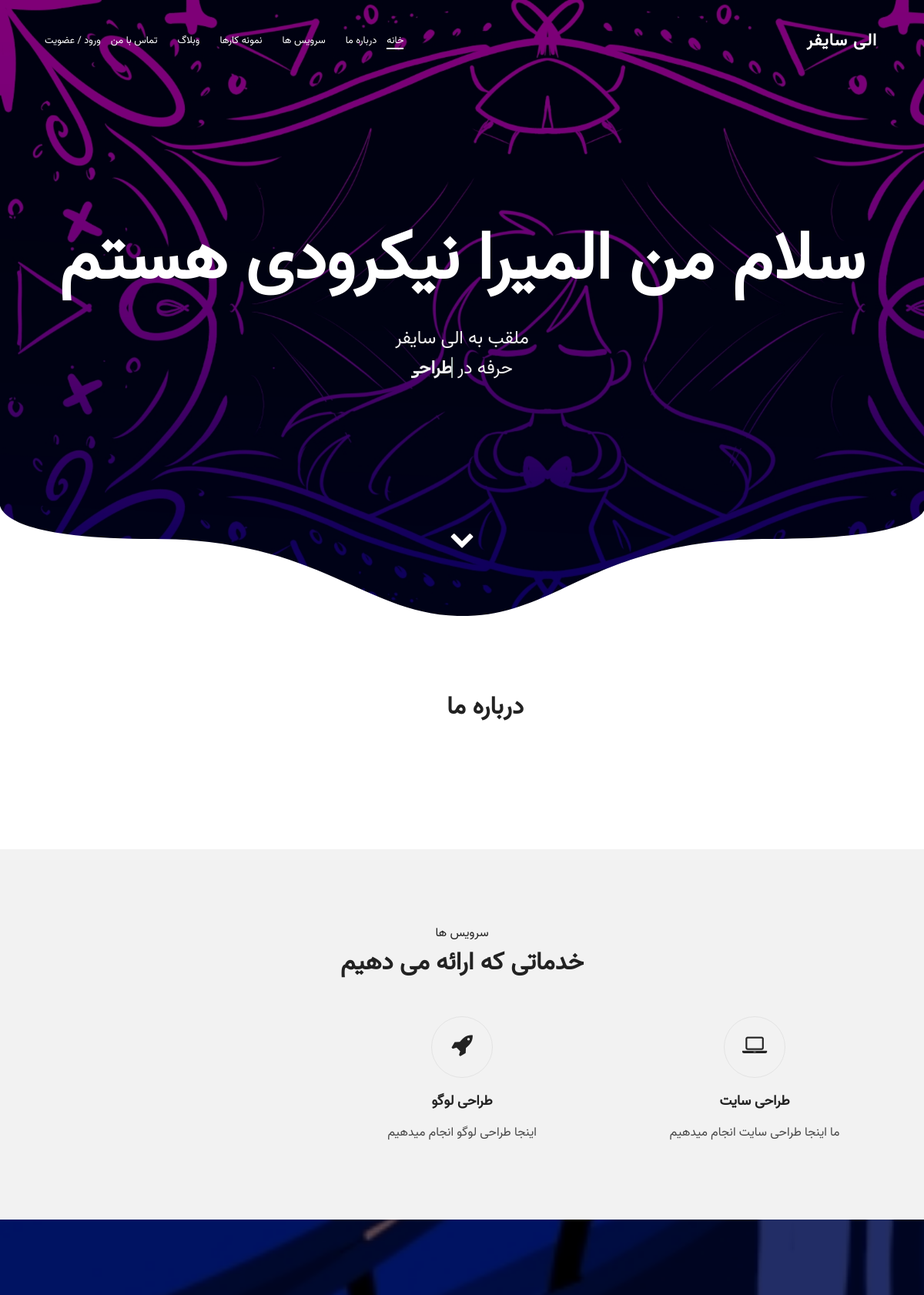
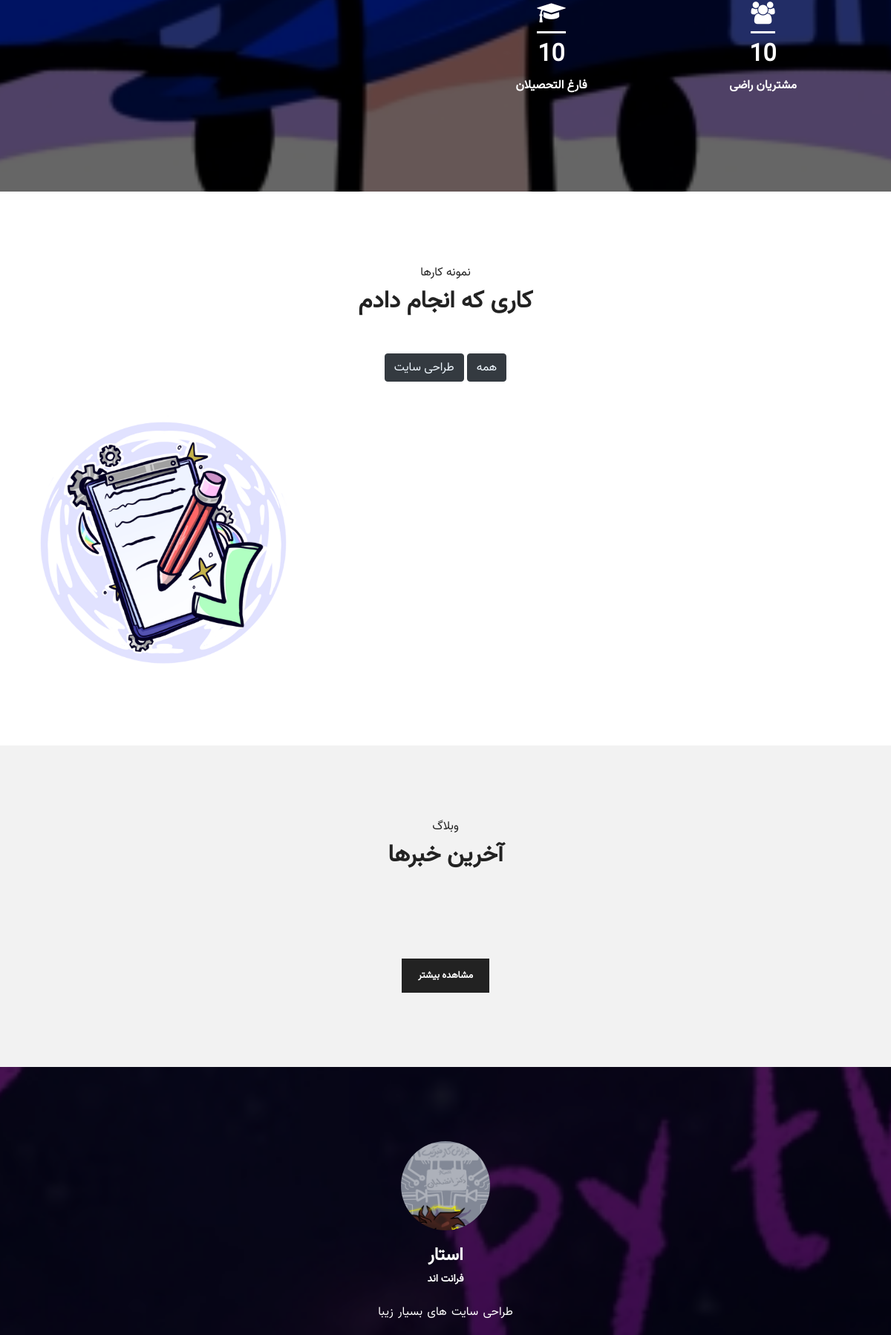
The page / (upper part) on the database its author committed (2 pictures, top to bottom).
### home/models.py (models this page shows, shortened)
class Service(models.Model):
    ICON_CHOICES = [
        ('globe','کره'),
        ('pencil','مداد'),
        ('laptop','لپ تاپ'),
        ('film','فیلم'),
        ('user','کاربر'),
        ('handshake-o','دست دادن'),
        ('book','کتاب'),
        ('line-chart','چارت'),
        ('graduation-cap','کلاه فارغ التحصیل'),
        ('gears','چرخ دنده'),
        ('mobile','موبایل'),
        ('support','ساپورت'),
        ('rocket','موشک'),
    ]
    title = models.CharField(max_length=120 , verbose_name= "عنوان سرویس")
    icon = models.CharField(choices=ICON_CHOICES , default='globe' ,max_length=100, verbose_name="آیکن")
    description = models.CharField(max_length=300 , verbose_name= "توضیحات")

class StatsSection(models.Model):
    ICON_CHOICES = [
        ('globe','کره'),
        ('users','کاربران'),
        ('thumbs-up','لایک'),
        ('trophy','جام'),
        ('edit','ویرایش'),
        ('gift','جایزه'),
        ('graduation-cap','کلاه فارغ التحصیل'),
        ('code','کد'),
        ('bolt','صاعقه'),
    ]
    title = models.CharField(max_length=120 , verbose_name="عنوان آمار")
    icon = models.CharField(choices=ICON_CHOICES , default='globe' ,max_length=100, verbose_name="آیکن")
    value = models.PositiveIntegerField(verbose_name="مقدار")

class Category(models.Model):
    title = models.CharField(max_length=100 , verbose_name='عنوان دسته بندی')
    slug = models.CharField(max_length=100 , unique= True , verbose_name= 'آدرس دسته بندی')
    class Meta:
        verbose_name = 'دسته‌بندی'
        verbose_name_plural = 'دسته‌بندی‌ها'

class Portfolio(models.Model):
    title = models.CharField(max_length=150, verbose_name='عنوان پروژه')
    slug = models.CharField(max_length=100, verbose_name='اسلاگ')
    category = models.ForeignKey(Category , on_delete= models.CASCADE , related_name= 'category', verbose_name='دسته‌بندی')
    employer = models.CharField(max_length=150, verbose_name='کارفرما')
    history = models.DateField(verbose_name='تاریخ انجام')
    address_project = models.CharField(max_length=200, verbose_name='آدرس پروژه')
    description=models.TextField(verbose_name='توضیحات')
    image = models.ImageField(upload_to = 'portfolio/', verbose_name='تصویر')
    created = models.DateTimeField(auto_now_add=True, verbose_name='تاریخ ایجاد')
    updated = models.DateTimeField(auto_now=True, verbose_name='تاریخ بروزرسانی')
    class Meta:
        verbose_name = 'نمونه‌کار'
        verbose_name_plural = 'نمونه‌کارها'

class TeamMember(models.Model):
    name = models.CharField(verbose_name = 'نام کاربر', max_length=100)
    role = models.CharField(verbose_name = 'نقش', max_length=100)
    bio = models.TextField(verbose_name = 'بیوگرافی')
    image = models.ImageField(upload_to = 'team_profile/',null = True , blank = True  , verbose_name='تصویر کاربر')
    class Meta:
        verbose_name = 'عضو تیم'
        verbose_name_plural = 'اعضای تیم'

### home/views.py (the view)
# urls.py: path('', HomeView.as_view() , name='home'),
class HomeView(View):
    template_name = 'home/index.html'
    form_class = ContactForm
    def get(self,requset , cat_slug = None):
        post = Post.objects.filter(status = 'p')
        about_us = AboutUs.objects.first()
        service = Service.objects.all()
        stats = StatsSection.objects.all()
        portfolio = Portfolio.objects.all()
        categories = Category.objects.all()
        team_member = TeamMember.objects.all()
        form = self.form_class()
        if cat_slug :
            category = get_object_or_404(Category , slug = cat_slug)
            portfolio = Portfolio.objects.filter(category = category)
        return render(requset , self.template_name , {
            'form':form ,
            'posts':post ,
            'about_us':about_us,
            'services':service,
            'stats':stats,
            'portfolio':portfolio,
            'category':categories,
            'team_member':team_member,
            })

### meta/context_processors.py (called while the page is built)
def static_path(request):
    return {"STATIC_PATH": settings.STATIC_URL}

### home/templates/home/index.html (shortened to what this page needs)
{% extends 'base.html' %}
{% block content %}
    {% include "include/nav.html"%}
        <section id="home" class="banner banner-centered" style="background-image: url('{{ STATIC_PATH }}images/background/creative2-banner-b.jpg')" data-stellar-background-ratio=".7" data-scroll-index="0">
                <div class="banner-caption">
                    <h1>سلام من المیرا نیکرودی هستم</h1>
                    <p class="cd-headline clip mt-30">
                        <span>ملقب به الی سایفر</span><br>
                        <span class="blc">حرفه در</span>
                        <span class="cd-words-wrapper">
                            <b class="is-visible">طراحی دیجیتالی</b>
                        </span>
                    </p>
                </div>
                <div class="arrow bounce">
                    <a class="fa fa-chevron-down fa-2x" href="#" data-scroll-nav="1"></a>
                </div>
                <svg id="home-svg" xmlns="http://www.w3.org/2000/svg" xmlns:xlink="http://www.w3.org/1999/xlink" x="0px" y="0px" viewBox="0 0 1400 300" preserveAspectRatio="none">
                    <path class="p-curve" d="M-0.2,0.5c0,0-21.7,99.6,233.1,99.6s320.1,199.7,467.6,200.1S898.6,100,1167.6,100S1401,0,1401,0v301H0 L-0.2,0.5z"/>
                </svg>
        </section>
        <section class="about pt-100 pb-100" data-scroll-index="1">
            <div class="container">
                <div class="row">
                    <div class="col-lg-5 col-md-6">
                    </div>
                    <div class="col-lg-7 col-md-6">
                        <div class="about-content">
                            <div class="about-heading">
                                <h2>درباره ما</h2>
                                </div>
                        </div>
                    </div>
                </div>
            </div>
        </section>
        <section class="services bg-gray pt-100 pb-50" data-scroll-index="2">
            <div class="container">
                <div class="row">
                    <div class="col">
                        <div class="heading text-center">
                            <h6>سرویس ها</h6>
                            <h2>خدماتی که ارائه می دهیم</h2>
                        </div>
                    </div>
                </div>
                <div class="row">
                {% for service in services %}
                    <div class="col-md-4">
                        <div class="service-item">
                            <span class="icon">
                                <i class="fa fa-{{service.icon}}"></i>
                            </span>
                            <h4>{{service.title}}</h4>
                            <p>{{service.description}}</p>
                        </div>
                    </div>
                {% endfor %}
                </div>
            </div>
        </section>
        <section class="stats pt-100 pb-100" style="background-image: url('{{ STATIC_PATH }}images/background/stats-b.jpg')">
            <div class="container">
                <div class="row">
                {% for stat in stats %}
                    <div class="col-lg-3 col-md-6">
                        <div class="single-stat">
                            <span class="stat-icon">
                                <i class="fa fa-{{stat.icon}}" aria-hidden="true"></i>
                            </span>
                            <h2 class="counter" data-count="{{stat.value}}">10</h2>
                            <p>{{stat.title}}</p>
                        </div>
                    </div>
                {% endfor %}
                </div>
            </div>
        </section>
        <section class="portfolio pt-100 pb-70" data-scroll-index="3">
            <div class="container">
                <div class="row">
                    <div class="col">
                        <div class="heading text-center">
                            <h6>نمونه کارها</h6>
                            <h2>کاری که انجام دادم</h2>
                        </div>
                        <div class="portfolio-filter text-center">
                            <ul>
                                <a href="{% url 'home:home' %}" class="btn btn-dark" style="-webkit-text-fill-color: aliceblue;">همه</a>
                                {% for cat in category %}
                                <a  href="{% url 'home:home' cat_slug=cat.slug %}" class="btn btn-dark" style="-webkit-text-fill-color: aliceblue;">{{cat.title}}</a>
                                {% endfor %}
                            </ul>
                        </div>
                    </div>
                </div>
                <div class="row portfolio-items">
                {% for por in portfolio %}
                    <div class="col-lg-4 col-md-6 item development">
                        <div class="item-content">
                            <img src="{{por.image.url}}" alt="">
                            <div class="item-overlay">
                                <div class="icons">
                                </div>
                            </div>
                        </div>
                    </div>
                {% endfor %}
                </div>
            </div>
        </section>
        <section class="blogs pt-100 pb-100 bg-gray" data-scroll-index="4">
            <div class="container">
                <div class="row">
                    <div class="col text-center">
                        <div class="heading text-center">
                            <h6>وبلاگ</h6>
                            <h2>آخرین خبرها</h2>
                        </div>
                    </div>
                </div>
                <div class="row">
                    <div class="owl-carousel owl-theme">
                    </div>
                </div>
                <div class="row">
                    <div class="col text-center">
                        <div class="blog-button pt-40">
                            <a class="main-btn" href="{% url 'blog:blog' %}">مشاهده بیشتر</a>
                        </div>
                    </div>
                </div>
            </div>
        </section>
        <section class="testimonials pt-100 pb-100" style="background-image: url('{{ STATIC_PATH }}images/background/banner.jpg')">
            <div class="container">
                <div class="row">
                    <div class="col-lg-10 offset-lg-1">
                        <div class="owl-carousel owl-theme text-center">
                            {% for member in team_member %}
                            <div class="testimonial-item">
                                <div class="author-img">
                                    {% if member.image %}
                                    <img src="{{member.image.url}}" alt="">
                                    {% else %}
                                    <img src="{{ STATIC_PATH }}images/testimonial/img-1.jpg" alt="">
                                    {% endif %}
                                </div>
                                <h5>{{member.name}}</h5>
                                <span>{{member.role}}</span>
                                <p>{{member.bio}}</p>
                            </div>
                            {% endfor %}
                        </div>
                    </div>
                </div>
            </div>
        </section>
{% endblock %}

### templates/base.html (shortened to what this page needs)
<!DOCTYPE html>
<html dir="rtl" lang="en">
    <head>
        <link rel="stylesheet" href="{{ STATIC_PATH }}css/font-awesome.min.css">
        <link rel="stylesheet" href="{{ STATIC_PATH }}css/bootstrap.css">
        <link rel="stylesheet" href="{{ STATIC_PATH }}css/owl.carousel.min.css">
        <link rel="stylesheet" href="{{ STATIC_PATH }}css/owl.theme.default.min.css">
        <link rel="stylesheet" href="/{{ STATIC_PATH }}css/magnific-popup.css">
        <link rel="stylesheet" href="{{ STATIC_PATH }}css/style.css">
    </head>
    <body>
    {% block content %}
    {% endblock %}
</body>
</html>

### templates/include/nav.html (shortened to what this page needs)
       <nav class="navbar navbar-expand-lg navbar-dark">
            <div class="container">
                <a class="navbar-brand logo" href="{% url 'home:home' %}">
                   الی سایفر
                </a>
                <div class="navbar-collapse collapse" id="navbarCollapse">
                    <ul class="navbar-nav ml-auto">
                        <li class="nav-item">
                            <a href="#" class="nav-link active" data-scroll-nav="0" >خانه</a>
                        </li>
                        <li class="nav-item">
                            <a href="#" class="nav-link" data-scroll-nav="1" >درباره ما</a>
                        </li>
                        <li class="nav-item">
                            <a href="#" class="nav-link" data-scroll-nav="2" >سرویس ها</a>
                        </li>
                        <li class="nav-item">
                            <a href="#" class="nav-link" data-scroll-nav="3">نمونه کارها</a>
                        </li>
                        <li class="nav-item">
                            <a href="#" class="nav-link" data-scroll-nav="4">وبلاگ</a>
                        </li>
                        <li class="nav-item">
                            <a href="#" class="nav-link" data-scroll-nav="5">تماس با من</a>
                        </li>
                        {% if request.user.is_authenticated %}
                        <li class="nav-item">
                            <a href="{% url 'account:user_profile' %}" class="nav-link" >پروفایل</a>
                        </li>
                        <li class="nav-item">
                            <a href="{% url 'account:user_logout' %}" class="nav-link" >خروج</a>
                        </li>
                        {% else %}
                        <li class="nav-item">
                            <a href="{% url 'account:user_register' %}" class="nav-link" >ورود / عضویت</a>
                        </li>
                        {% endif %}
                    </ul>
                </div>
            </div>
        </nav>

### rows shown on the page
Service: title "طراحی سایت", description "ما اینجا طراحی سایت انجام میدهیم"
Service: title "طراحی لوگو", description "اینجا طراحی لوگو انجام میدهیم"
StatsSection: title "مشتریان راضی"
StatsSection: title "فارغ التحصیلان"
Category: title "طراحی سایت"
Portfolio: image (picture)
TeamMember: image (picture), name "استار", role "فرانت اند", bio "طراحی سایت های بسیار زیبا"
